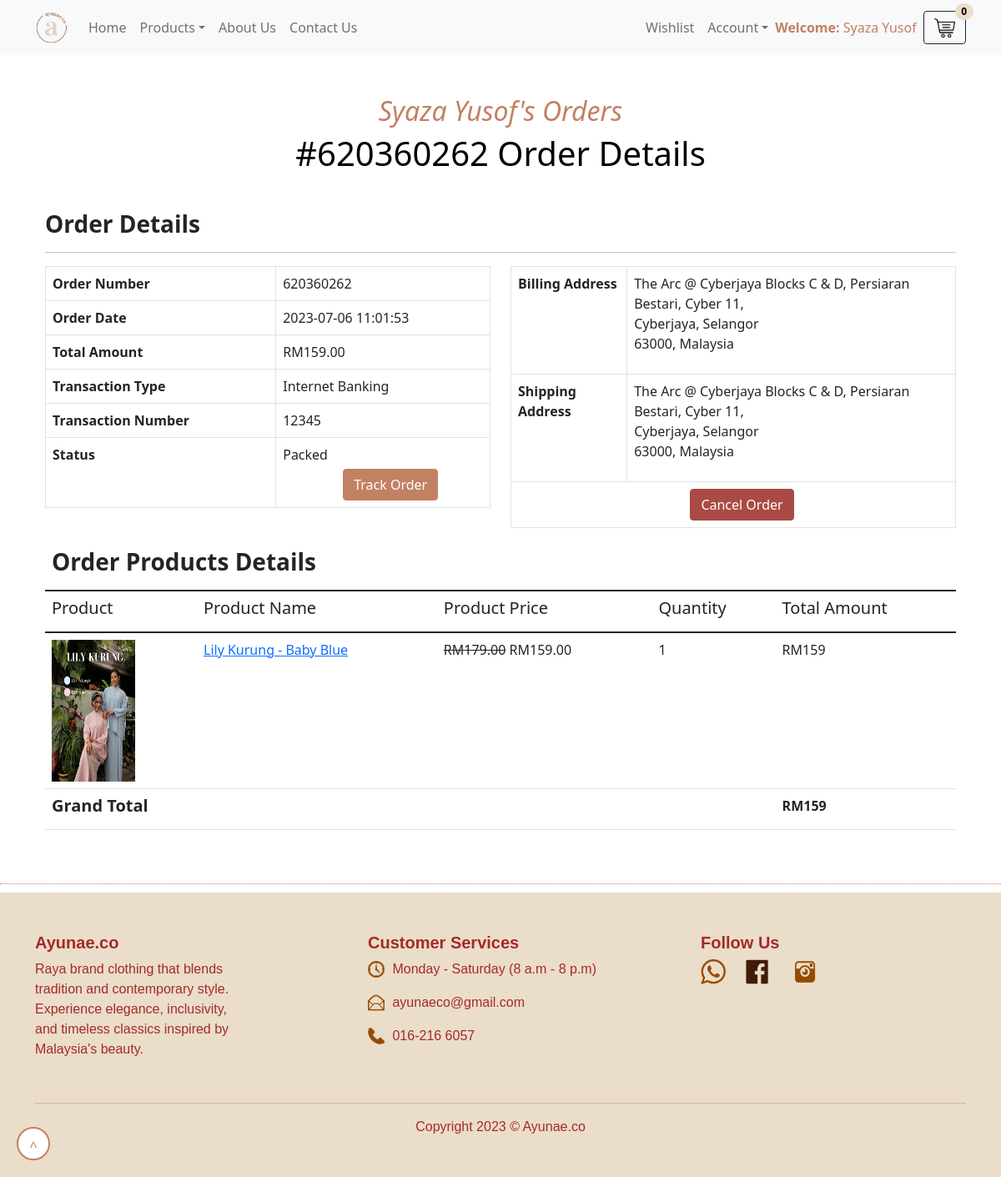
Screenshot of /order-details.php?onumber=620360262 (signed in) with the database file from the repository.
### tables this page shows
CREATE TABLE `users` (
  `id` int(11) NOT NULL,
  `name` varchar(255) DEFAULT NULL,
  `email` varchar(255) DEFAULT NULL,
  `contactno` bigint(11) DEFAULT NULL,
  `password` varchar(255) DEFAULT NULL,
  `regDate` timestamp NOT NULL DEFAULT current_timestamp(),
  `updationDate` timestamp NULL DEFAULT NULL ON UPDATE current_timestamp()
);

CREATE TABLE `orders` (
  `id` int(11) NOT NULL,
  `orderNumber` bigint(12) DEFAULT NULL,
  `userId` int(11) DEFAULT NULL,
  `addressId` int(11) DEFAULT NULL,
  `totalAmount` decimal(10,2) DEFAULT NULL,
  `txnType` varchar(200) DEFAULT NULL,
  `txnNumber` varchar(50) DEFAULT NULL,
  `orderStatus` varchar(120) DEFAULT NULL,
  `orderDate` timestamp NOT NULL DEFAULT current_timestamp()
);

CREATE TABLE `addresses` (
  `id` int(11) NOT NULL,
  `userId` int(11) DEFAULT NULL,
  `billingAddress` varchar(255) DEFAULT NULL,
  `biilingCity` varchar(150) DEFAULT NULL,
  `billingState` varchar(100) DEFAULT NULL,
  `billingPincode` int(11) DEFAULT NULL,
  `billingCountry` varchar(100) DEFAULT NULL,
  `shippingAddress` varchar(300) DEFAULT NULL,
  `shippingCity` varchar(150) DEFAULT NULL,
  `shippingState` varchar(100) DEFAULT NULL,
  `shippingPincode` int(11) DEFAULT NULL,
  `shippingCountry` varchar(100) DEFAULT NULL,
  `postingDate` timestamp NULL DEFAULT current_timestamp()
);

CREATE TABLE `ordersdetails` (
  `id` int(11) NOT NULL,
  `orderNumber` bigint(12) DEFAULT NULL,
  `userId` int(11) DEFAULT NULL,
  `productId` int(11) DEFAULT NULL,
  `quantity` int(11) DEFAULT NULL,
  `orderDate` timestamp NOT NULL DEFAULT current_timestamp(),
  `orderStatus` varchar(55) DEFAULT NULL
);

CREATE TABLE `products` (
  `id` int(11) NOT NULL,
  `category` int(11) NOT NULL,
  `subCategory` int(11) DEFAULT NULL,
  `productName` varchar(255) DEFAULT NULL,
  `productCompany` varchar(255) DEFAULT NULL,
  `productsize` varchar(255) DEFAULT NULL,
  `productPrice` decimal(10,2) DEFAULT NULL,
  `productPriceBeforeDiscount` decimal(10,2) DEFAULT NULL,
  `productDescription` longtext DEFAULT NULL,
  `productImage1` varchar(255) DEFAULT NULL,
  `productImage2` varchar(255) DEFAULT NULL,
  `productImage3` varchar(255) DEFAULT NULL,
  `shippingCharge` decimal(10,2) DEFAULT NULL,
  `productAvailability` varchar(255) DEFAULT NULL,
  `postingDate` timestamp NULL DEFAULT current_timestamp(),
  `updationDate` timestamp NULL DEFAULT NULL ON UPDATE current_timestamp(),
  `addedBy` int(11) DEFAULT NULL,
  `lastUpdatedBy` int(2) DEFAULT NULL
);

### order-details.php (the view, shortened to what this page needs)
<?php session_start();
include_once('includes/config.php');
if(strlen($_SESSION['id'])==0)
{   header('location:logout.php');
}else{
?>
<!DOCTYPE html>
<html lang="en">
    <head>
        <link href="css/custom-icons.css" rel="stylesheet" />
        <link href="css/styles.css" rel="stylesheet" />
    </head>
    <body>
<?php include_once('includes/header.php');?>
            <div class="container px-4 px-lg-5 my-5">
                <div class="text-center text-black">
                    <?php
                        $uid=$_SESSION['id'];
                        $query=mysqli_query($con,"select * from users where id='$uid'");
                        while($result=mysqli_fetch_array($query)){
                    ?>
                    <h1 class="h2" style="color:#c28163"><i><?php echo htmlentities($result['name']);}?>'s Orders</i></h1>
                    <h1 class="display-6">#<?php echo intval($_GET['onumber']);?> Order Details</h1>
                </div>
            </div>
        <section class="py-5">
            <div class="container px-4  mt-5">
                <h3><strong>Order Details</strong></h3>
                <hr />
                    <?php
                $uid=$_SESSION['id'];
                $orderno=intval($_GET['onumber']);
                $ret=mysqli_query($con,"select *,orders.id as orderid from orders
                left join addresses on addresses.id=orders.addressId
                    where orders.userId='$uid' and orders.orderNumber='$orderno'");
                while ($row=mysqli_fetch_array($ret)) {?>
                <div class="row">
                <div class="col-6">
                    <table class="table table-bordered" border="1">
                <tr>
                    <th>Order Number</th>
                    <td><?php echo htmlentities($row['orderNumber']);?></td>
                </tr>
                <tr>
                    <th>Order Date</th>
                    <td><?php echo htmlentities($row['orderDate']);?></td>
                </tr>
                <tr>
                    <th>Total Amount</th>
                    <td>RM<?php echo htmlentities($row['totalAmount']);?></td>
                </tr>
                <tr>
                    <th>Transaction Type</th>
                    <td><?php echo htmlentities($row['txnType']);?></td>
                </tr>
                <tr>
                    <th>Transaction Number</th>
                    <td><?php echo htmlentities($row['txnNumber']);?></td>
                </tr>
                <tr>
                    <th>Status</th>
                    <td><?php $ostatus=$row['orderStatus'];
                                    if( $ostatus==''): echo "Not Processed Yet";
                                        else: echo $ostatus; endif;?>
                                            <br />
                                            <button class="btn-upper btn btn1"
                                                    onclick="popUpWindow('track-order.php?oid=<?php echo $row['orderid'];?>');">
                                                Track Order
                                            </button>
                                        </td>
                </tr>
                    </table>
                </div>
                <div class="col-6">
                    <table class="table table-bordered" border="1">
                <tr>
                    <th>Billing Address</th>
                    <td><address><?php echo htmlentities($row['billingAddress']);?><br />
                <?php echo htmlentities($row['biilingCity']);?>, <?php echo htmlentities($row['billingState']);?><br />
                <?php echo htmlentities($row['billingPincode']);?>, <?php echo htmlentities($row['billingCountry']);?>
                </address>
                    </td>
                </tr>
                <tr>
                    <th>Shipping Address</th>
                    <td><address><?php echo htmlentities($row['shippingAddress']);?><br />
                <?php echo htmlentities($row['shippingCity']);?>, <?php echo htmlentities($row['shippingState']);?><br />
                <?php echo htmlentities($row['shippingPincode']);?>, <?php echo htmlentities($row['shippingCountry']);?>
                </address>
                    </td>
                </tr>
                <tr><td colspan="2"><a href="javascript:void(0);" onClick="popUpWindow('cancelorder.php?oid=<?php echo $row['orderid'];?>');" title="Cancel Order" class="btn-upper btn btn2">Cancel Order
                </a></td></tr>
                    </table>
                </div>
                </div>
                <?php } ?>
                    <div class="table-responsive">
                        <table class="table">
                            <thead>
                                <tr>
                                    <th colspan="4"><h3><strong>Order Products Details</strong></h3></th>
                                </tr>
                            </thead>
                            <tr>
                                <thead>
                                    <th><h5>Product</h5></th>
                                    <th><h5>Product Name</h5></th>
                                    <th><h5>Product Price</h5></th>
                                    <th><h5>Quantity</h5></th>
                                    <th><h5>Total Amount</h5></th>
                                </thead>
                            </tr>
                            <tbody>
                <?php
                $ret=mysqli_query($con,"select products.productName as pname,products.productName as proid,products.productImage1 as pimage,products.productPrice as pprice,ordersdetails.productId as pid,ordersdetails.id as cartid,products.productPriceBeforeDiscount,ordersdetails.quantity from ordersdetails join products on products.id=ordersdetails.productId where ordersdetails.userId='$uid'  and ordersdetails.orderNumber='$orderno'");
                $num=mysqli_num_rows($ret);
                    if($num>0)
                    {
                while ($row=mysqli_fetch_array($ret)) {
                ?>
                                <tr>
                                    <td class="col-md-2"><img src="admin/productimages/<?php echo htmlentities($row['pimage']);?>" alt="<?php echo htmlentities($row['pname']);?>" width="100" height="170"></td>
                                    <td>
                                    <a href="product-details.php?pid=<?php echo htmlentities($pd=$row['pid']);?>"><?php echo htmlentities($row['pname']);?></a></td>
                <td>
                                        <span class="text-decoration-line-through">RM<?php echo htmlentities($row['productPriceBeforeDiscount']);?></span>
                                            <span>RM<?php echo htmlentities($row['pprice']);?></span>
                                    </td>
                                    <td><?php echo htmlentities($row['quantity']);?></td>
                                    <td>RM<?php echo htmlentities($totalamount=$row['quantity']*$row['pprice']);?></td>
                                </tr>
                                <?php $grantotal+=$totalamount; } ?>
                <tr>
                    <th colspan="4"><h5><strong>Grand Total</strong></h5></th>
                    <th colspan="2">RM<?php echo $grantotal;?></th>
                </tr>
                                <?php } ?>
                            </tbody>
                        </table>
                    </div>
                            </div>
        </section>
   <?php include_once('includes/footer.php'); ?>
    </body>
</html>
<?php } ?>

### order-details.php (style rules this page uses)
section { margin-top: -100px; }
.btn1 { margin-top: 2%; margin-left: 30%; color: #fff; background-color: #c28163; border-color: #c28163; }
.btn2 { margin-left: 40%; color: #fff; background-color: #AA4A44; border-color: #AA4A44; }

### rows the page displays
users: name "Syaza Yusof"
orders: orderNumber "620360262", orderDate "2023-07-06 11:01:53", totalAmount "159.00", txnType "Internet Banking", txnNumber "12345", orderStatus "Packed", addressId.billingAddress "The Arc @ Cyberjaya Blocks C & D, Persiaran Bestari, Cyber 11,", addressId.biilingCity "Cyberjaya", addressId.billingState "Selangor", addressId.billingPincode "63000", addressId.billingCountry "Malaysia", addressId.shippingAddress "The Arc @ Cyberjaya Blocks C & D, Persiaran Bestari, Cyber 11,", addressId.shippingCity "Cyberjaya", addressId.shippingState "Selangor", addressId.shippingPincode "63000", addressId.shippingCountry "Malaysia"
ordersdetails: productId.productImage1 (picture), productId.productName "Lily Kurung - Baby Blue", productId.productPriceBeforeDiscount "179.00", productId.productPrice "159.00", quantity "1", $totalamount=$row['quantity']*$row['pprice'] "159"

### other values shown
$_SESSION['username'] "Syaza Yusof"
$_GET['onumber'] "620360262"
$grantotal "159"
